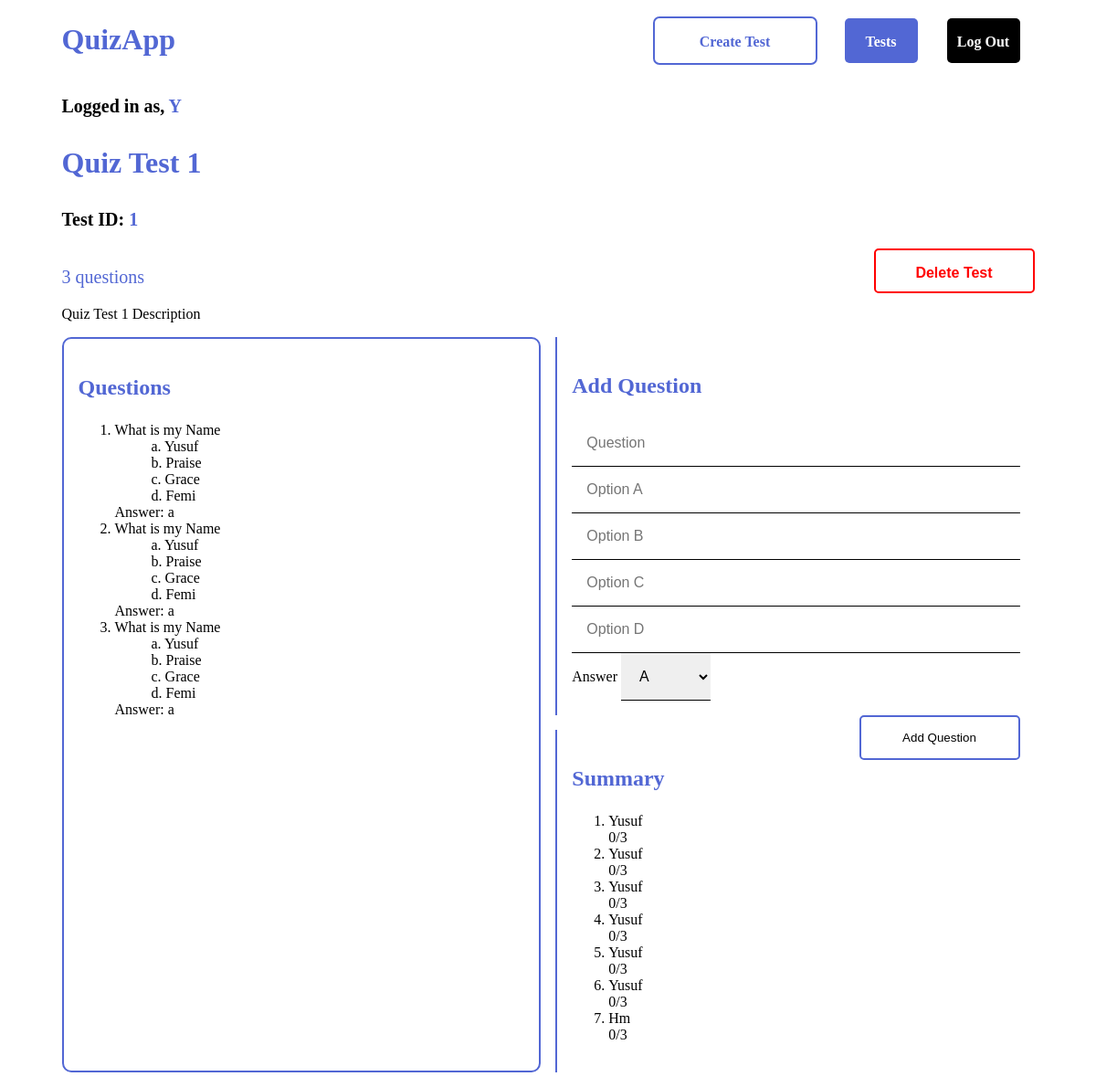
Page /tests/1 (signed in) on the earlier database version.
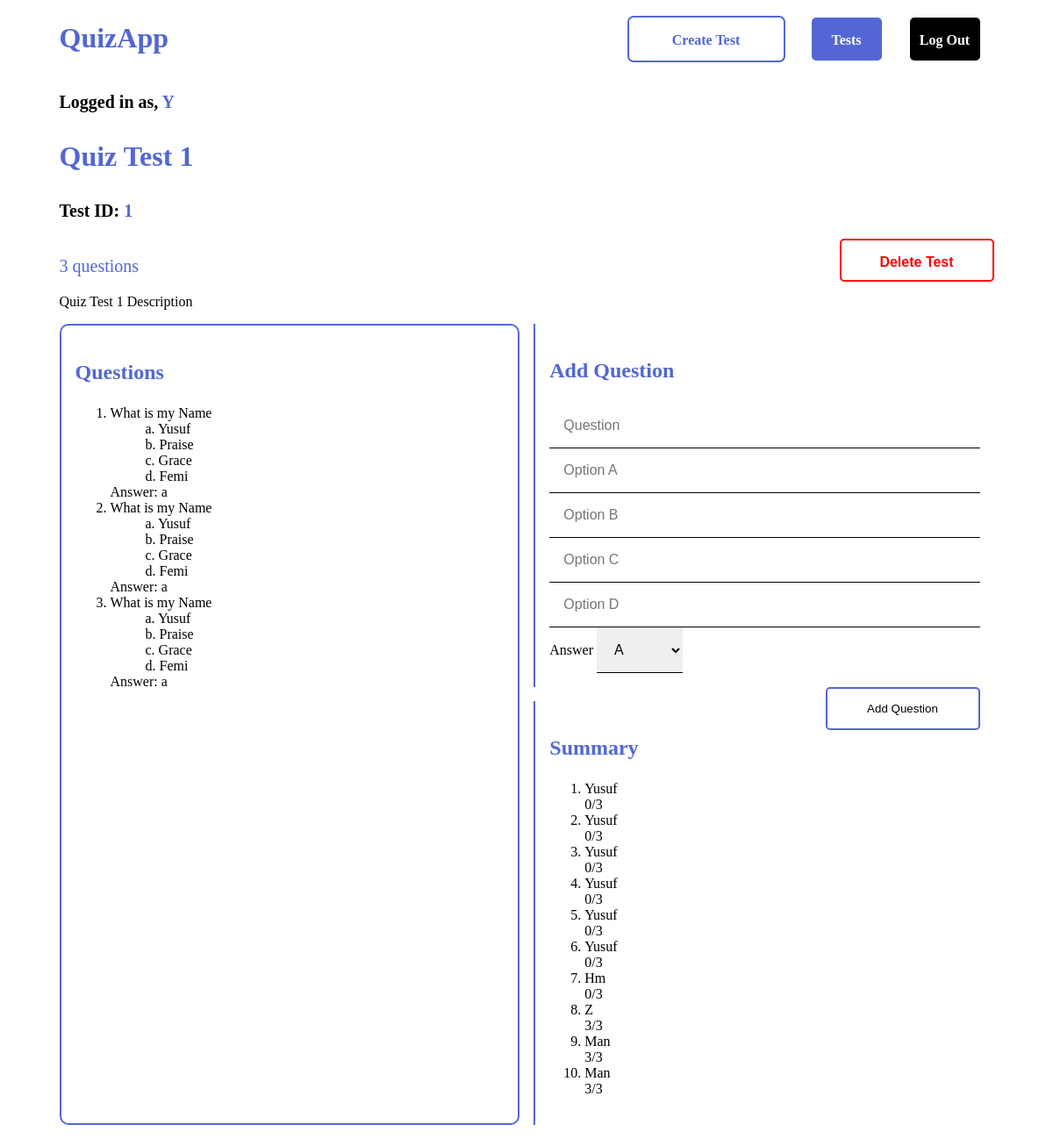
Same page on the later database version.
### QuizApp/models.py (models this page shows)
class Question(models.Model):
    quiz = models.ForeignKey(Quiz, on_delete=models.CASCADE)
    question = models.CharField(max_length=1000)
    option_a = models.CharField(max_length=1000)
    option_b = models.CharField(max_length=1000)
    option_c = models.CharField(max_length=1000)
    option_d = models.CharField(max_length=1000)

class Answer(models.Model):
    question = models.OneToOneField(Question, on_delete=models.CASCADE, primary_key=True)
    answer = models.CharField(max_length=1)
    def __str__(self):
        return f"{self.answer}" #"{self.question.question} \nA. {self.question.option_a}\nB. {self.question.option_b}\nC. {self.question.option_c}\nD. {self.question.option_d}\n Answer: {self.answer}"

class Respondance(models.Model):
    quiz = models.ForeignKey(Quiz, on_delete=models.CASCADE)
    responder = models.CharField(max_length=20)
    score = models.IntegerField()

### QuizApp/views.py (the view)
# urls.py: path("tests", views.index, name="index"),
@login_required(login_url='/login')
def tests(request, test_id):
    quiz = Quiz.objects.get(id=test_id)
    availableQuestions = len(Question.objects.filter(quiz=quiz))
    if request.method == "POST":
        try:
            question = request.POST["question"]
            option_a = request.POST["option_a"]
            option_b = request.POST["option_b"]
            option_c = request.POST["option_c"]
            option_d = request.POST["option_d"]
            qstn = Question.objects.create(quiz=quiz, question=question, option_a=option_a, option_b=option_b, option_c=option_c, option_d=option_d)
            qstn.save()
        except ValueError:
            return render(request, "quizapp/test.html", {
                "test": Quiz.objects.get(id=test_id),
            })
        answer = request.POST["answer"]
        qstnAns = Answer.objects.create(question=qstn, answer=answer)
        qstnAns.save()
        return HttpResponseRedirect("/tests/" + str(test_id))
    else:
        questions = Question.objects.filter(quiz=quiz)
        responders = Respondance.objects.filter(quiz=quiz)
        return render(request, "quizapp/test.html", {
            "questions": questions,
            "test": quiz,
            "noq": availableQuestions,
            "responders": responders,
        })

### QuizApp/templates/QuizApp/test.html (shortened to what this page needs)
{% extends "quizapp/layout.html" %}
{%load static%}
{% block body %}
    <p class="s1">Logged in as, <span>{{user}}</span></p>
    <p class="title">{{test.title}}</p>
    <p class="s1">Test ID: <span>{{test.id}}</span></p>
    <div class="flexme">
        <div>
            <p class="s2">{{noq}} questions</p>
            <p class="s3">{{test.description}}</p>
        </div>
        <form action="{% url 'delete' test.id %}" method="post">
            <input class="del" type="submit" value="Delete Test">
        </form>
    </div>
    <div class="flexme">
        <div class="flexme-left">
            <h3>Questions</h3>
            <ol>
                {% for question in questions%}
                    <li>{{question.question}}</li>
                    <ul>
                        <li>a. {{question.option_a}}</li>
                        <li>b. {{question.option_b}}</li>
                        <li>c. {{question.option_c}}</li>
                        <li>d. {{question.option_d}}</li>
                    </ul>
                    <span>Answer: {{question.answer}}</span>
                {% endfor %}
            </ol>
        </div>
        <div class="flexme-right">
            <div class="right-top">
                <form action="{% url 'tests' test.id %}" method="post">
                    <h3>Add Question</h3>
                    <div id ="test-question-input" class="test-question-input">
                            <input type="text" name="question" id="" placeholder="Question" required>
                            <input type="text" name="option_a" id="" placeholder="Option A">
                            <input type="text" name="option_b" id="" placeholder="Option B">
                            <input type="text" name="option_c" id="" placeholder="Option C">
                            <input type="text" name="option_d" id="" placeholder="Option D">
                            <label for="answer">Answer</label>
                            <select id="answer" name="answer" required>
                            <option value="a">A</option>
                            </select>
                    </div>
                    <input class="btn" type="submit" value="Add Question">
                </form>
            </div>
            <div class="right-bottom">
                <h3>Summary</h3>
                <ol>
                    {% for responder in responders %}
                        <li>{{responder.responder}}</li>
                        <span>{{responder.score}}/{{noq}}</span>
                    {% endfor %}
                </ol>
            </div>
        </div>
    </div>
{% endblock %}

Differences in the rows shown:
added Respondance: responder "Z", score "3"
added Respondance: responder "Man", score "3"
added Respondance: responder "Man", score "3"
